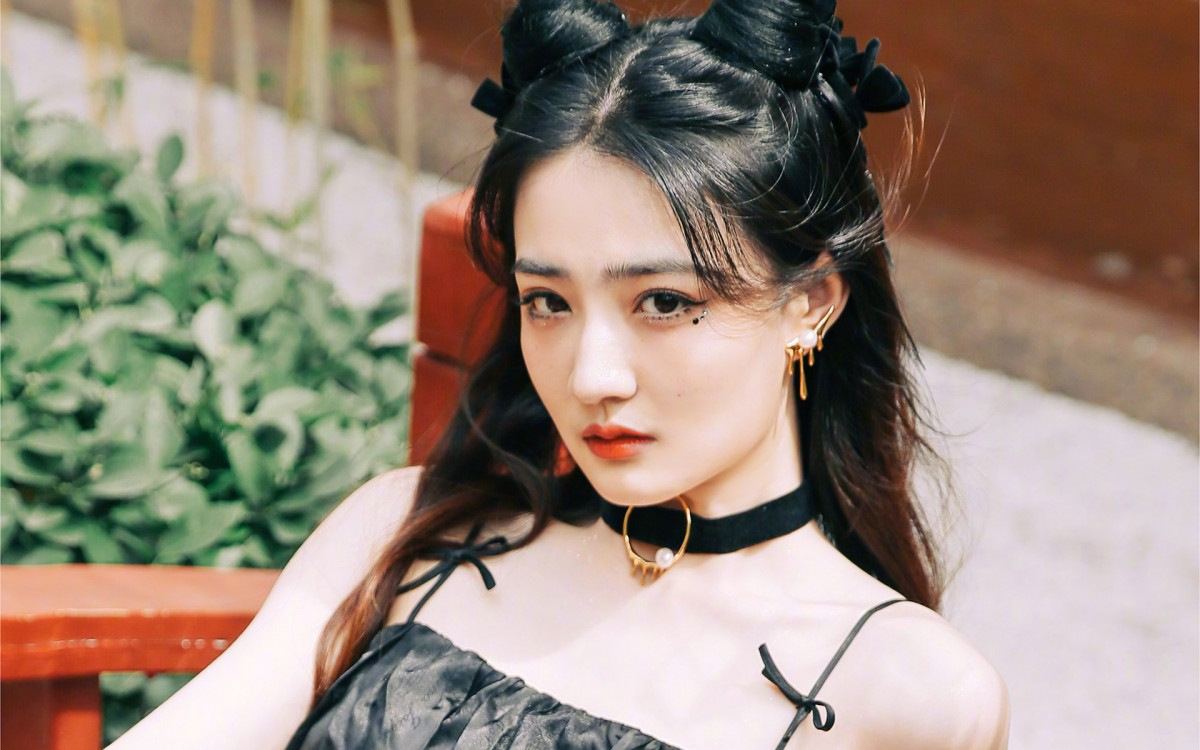
#> input picture img_code/img/xl_5.jpg, 1200 x 750 px
$ python img_10_Shi_Tomasi.py
#> lines starting #> are read from the running program, lines starting #| are printed output that depends on the picture; after the words box and inside, x2 and y2 are one past the last pixel; in counts of white or black regions, pixels touching at a corner belong together
# 对Harris算法的改进，能够更好地检测角点

import cv2 as cv
import matplotlib.pyplot as plt

# 1 读取图像
img = cv.imread('img/xl_5.jpg')
#> img is the input picture: shape (750, 1200, 3); mean B, G, R 121.3, 135.1, 150.7
gray = cv.cvtColor(img, cv.COLOR_BGR2GRAY)
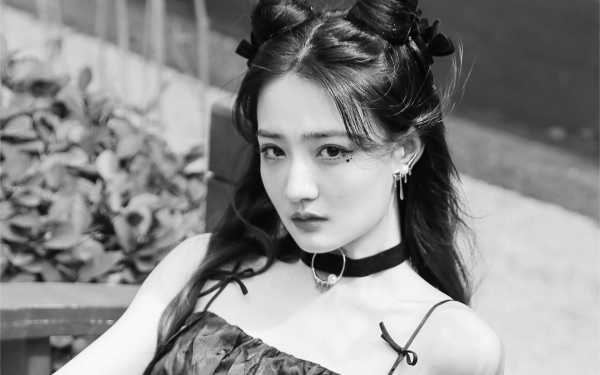
#> gray: shape (750, 1200) (shown at 1/2 size); min 1, max 255, mean 138.2
# 2 角点检测
corners = cv.goodFeaturesToTrack(gray, 1000, 0.01, 10)
#> corners = 767 rows, first 8: [816, 705], [820, 74], [811, 364], [823, 724], [819, 349], [622, 14], [674, 554], [789, 49]
# 3 绘制角点
for i in corners:
    x, y = i.ravel()
    cv.circle(img, (x, y), 2, (0, 0, 255), -1)
#> this loop made 767 passes
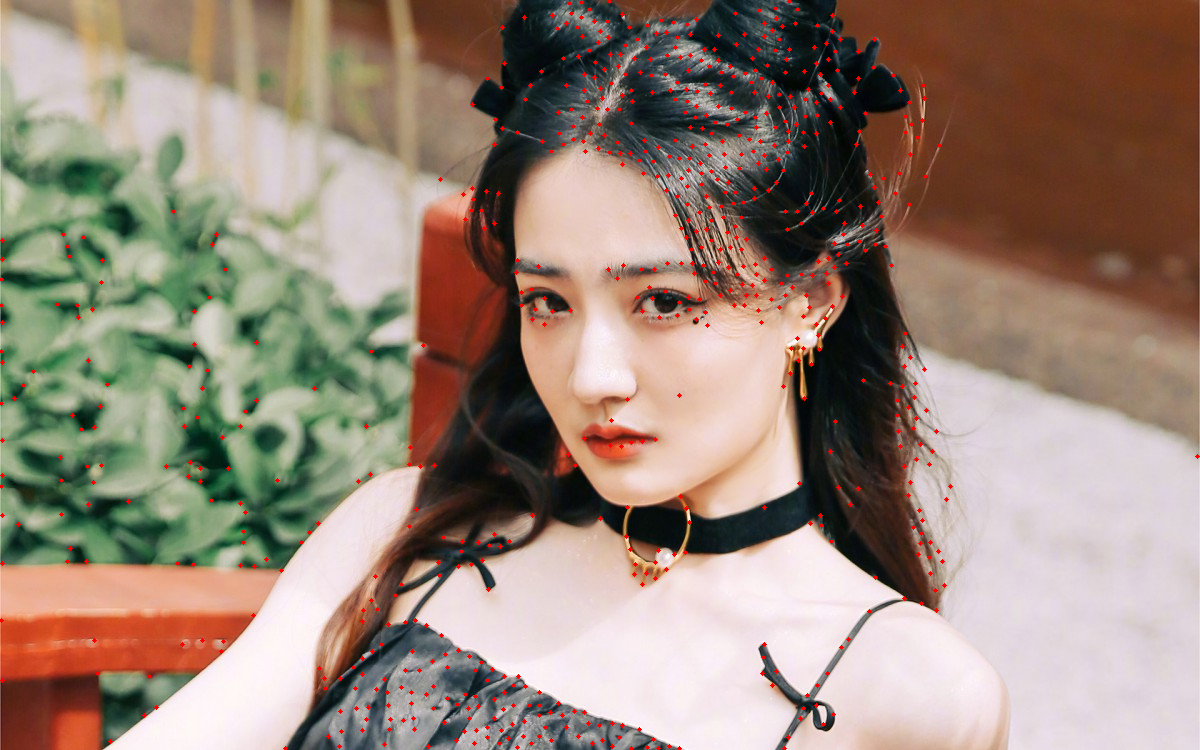
#> img: shape (750, 1200, 3); 1.11% of pixels changed, all inside (x1, y1, x2, y2) = (0, 0, 1200, 750)
# 4 图像展示
plt.figure(figsize=(10, 8), dpi=100)
plt.imshow(img[:, :, ::-1]), plt.title('shi-tomasi')
plt.xticks([]), plt.yticks([])
plt.show()

$ run again, with img_code/img/xl_1.jpg copied over img_code/img/xl_5.jpg
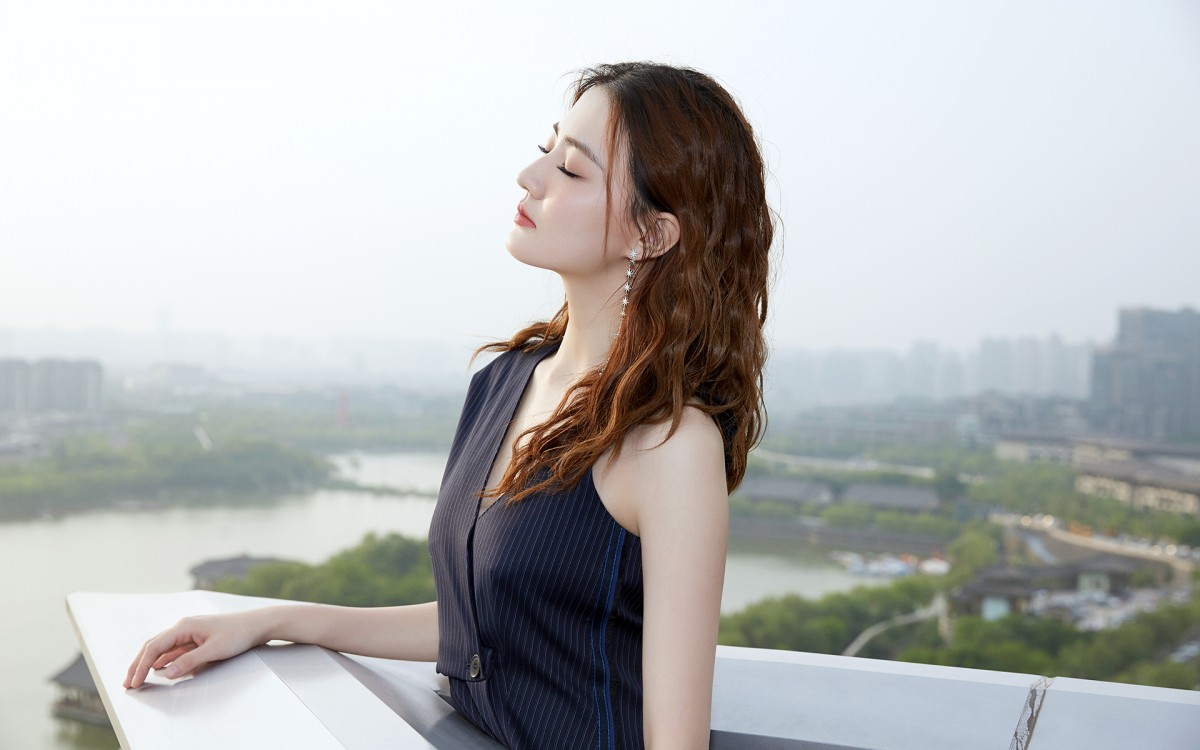
#> input picture img_code/img/xl_1.jpg, 1200 x 750 px
#> img is the input picture: shape (750, 1200, 3); mean B, G, R 183.3, 183.6, 182.1
#> `gray = cv.cvtColor(img, cv.COLOR_BGR2GRAY)`:
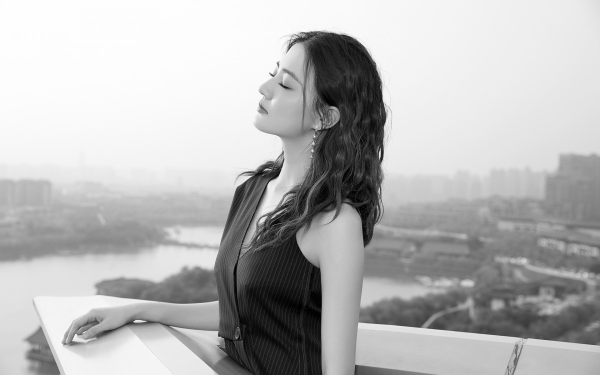
#> gray: shape (750, 1200) (shown at 1/2 size); min 0, max 255, mean 183.2
#> corners = 501 rows, first 8: [437, 672], [267, 643], [436, 601], [145, 681], [538, 145], [629, 274], [447, 677], [600, 373]
#> the loop `for i in corners:` made 501 passes
#> after the loop `for i in corners:`:
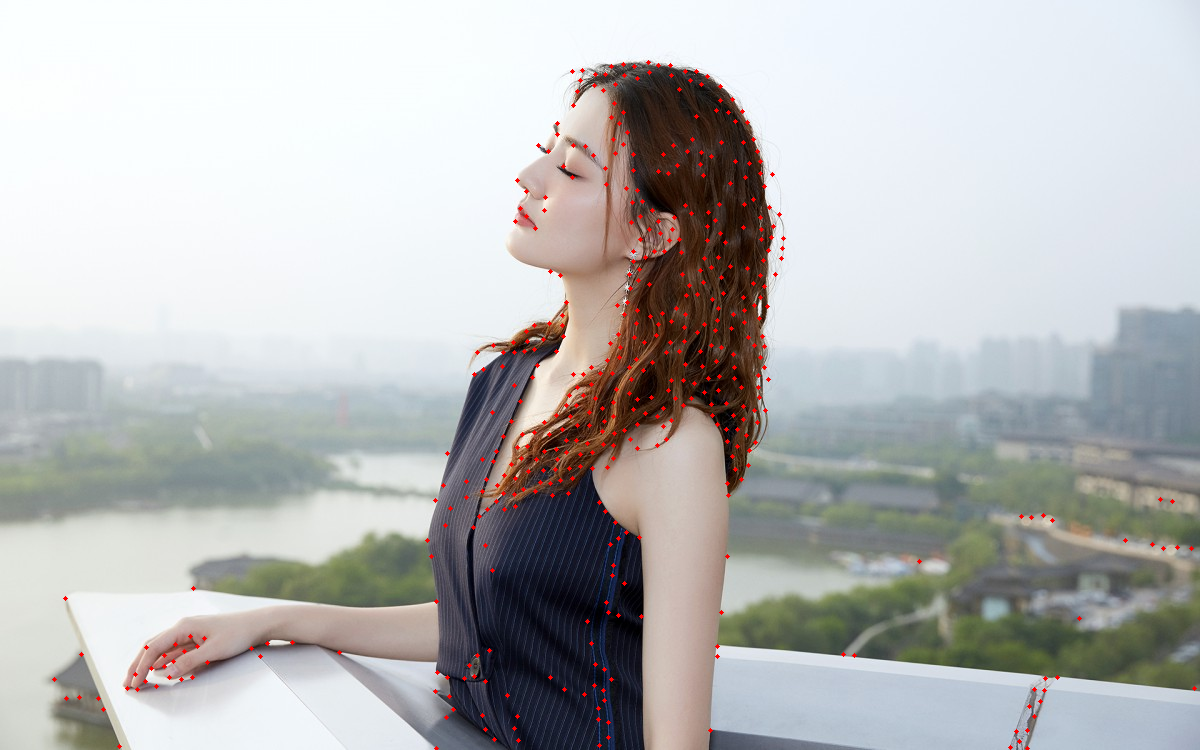
#> img: shape (750, 1200, 3); 0.72% of pixels changed, all inside (x1, y1, x2, y2) = (52, 60, 1197, 750)

$ run again, with img_code/img/xl_2.jpg copied over img_code/img/xl_5.jpg
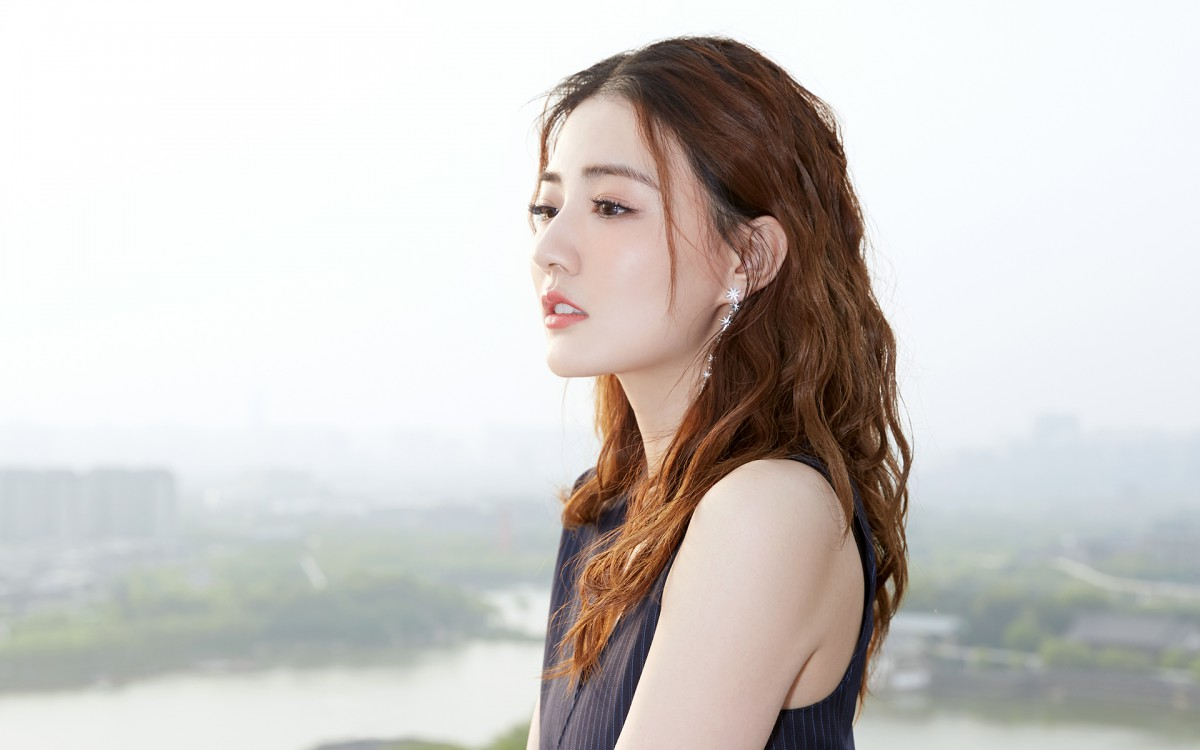
#> input picture img_code/img/xl_2.jpg, 1200 x 750 px
#> img is the input picture: shape (750, 1200, 3); mean B, G, R 199.8, 202.9, 206.7
#> `gray = cv.cvtColor(img, cv.COLOR_BGR2GRAY)`:
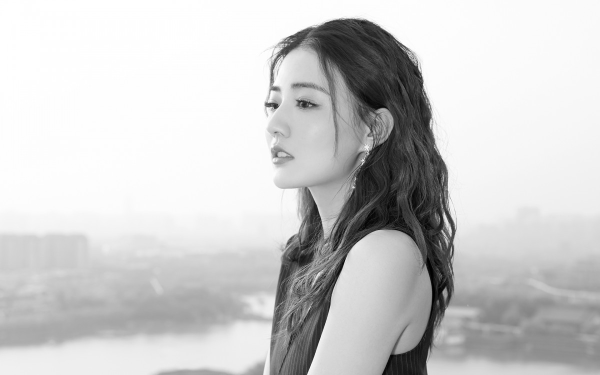
#> gray: shape (750, 1200) (shown at 1/2 size); min 0, max 255, mean 203.7
#> corners = 636 rows, first 8: [738, 304], [709, 374], [884, 460], [603, 205], [901, 473], [555, 208], [616, 203], [728, 321]
#> the loop `for i in corners:` made 636 passes
#> after the loop `for i in corners:`:
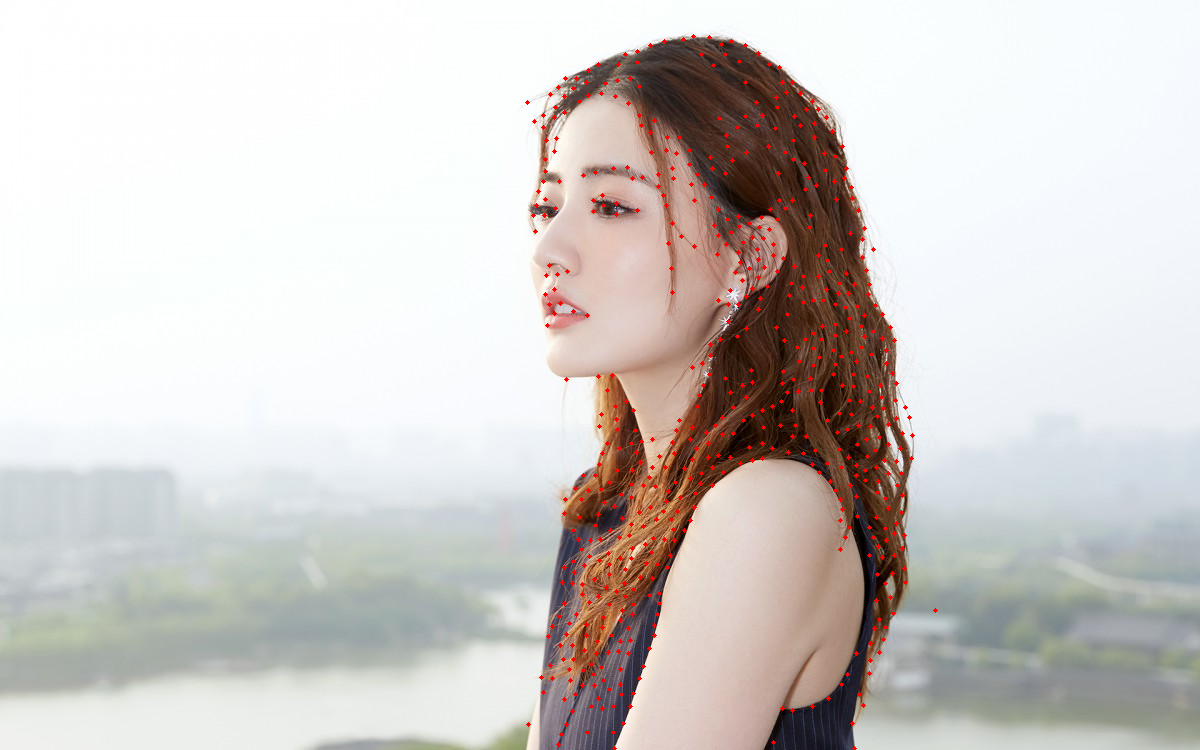
#> img: shape (750, 1200, 3); 0.92% of pixels changed, all inside (x1, y1, x2, y2) = (525, 34, 938, 750)
